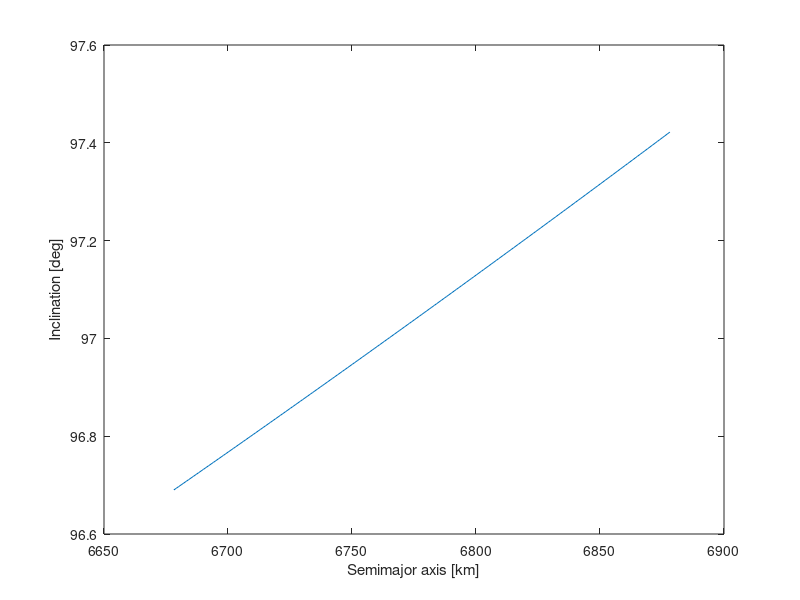
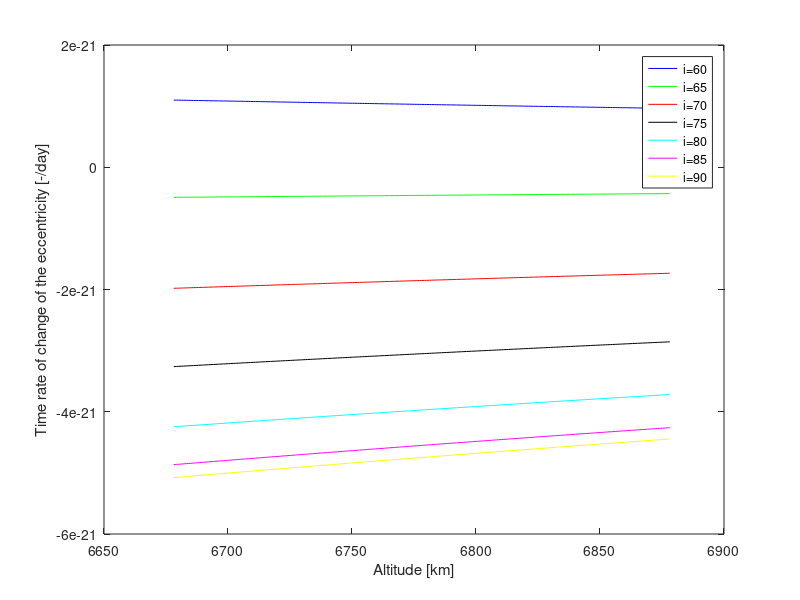
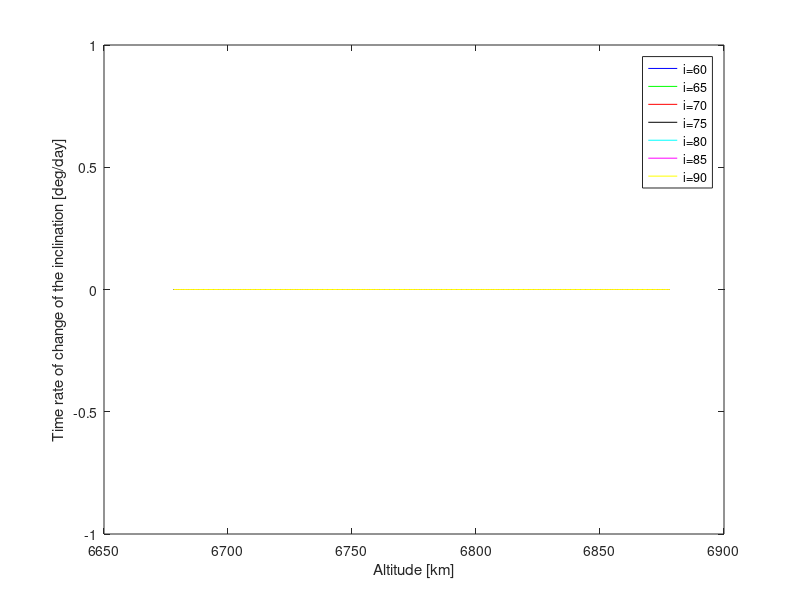
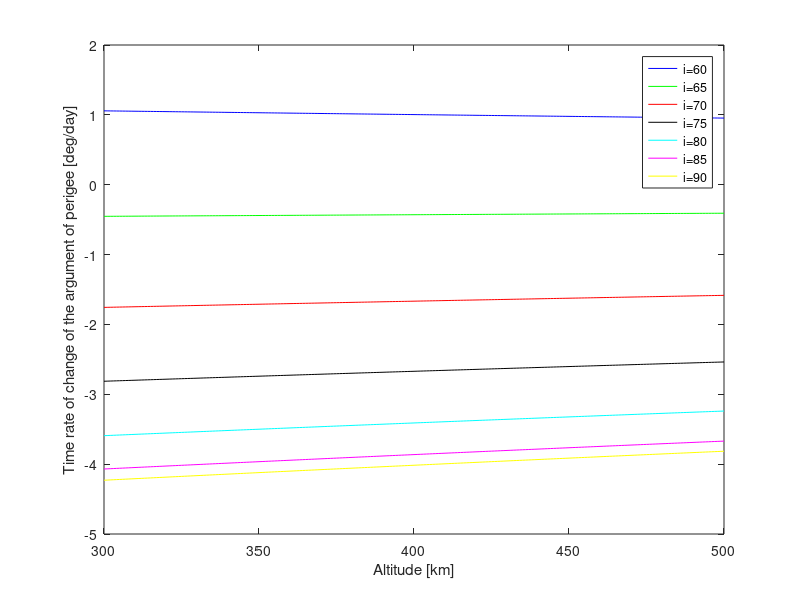

MATLAB code for these plots, in order:
close all;
clear all;
clc;

%Constants
e = 0.0000;
J2 = 0.001082645;
J3 = -0.000002546;
YearSid = 365.256363004;
DaySid = 86164.09053083288;
rEarth = 6378.13649;
omegaEarth = (2*pi)/DaySid;
nEarth = (2*pi)/(DaySid*YearSid);
mu = 398600.4418;

omega = 90*(pi/180);

%Define mean motion
n = @(a) sqrt(mu./a.^3);

%Define p
p = @(a) a*(1-e^2);

%Initial mean anomaly
M0 = @(a,i) 0.75*J2*(rEarth./p(a)).^2*sqrt(1-e^2).*(3*cos(i(a)).^2-1);

%Time derivative mean anomaly
Mdot = @(a,i) n(a).*(1+0.75*J2*(rEarth./p(a)).^2*sqrt(1-e^2).*(3*cos(i(a)).^2-1));

%Define the time rate of change of the argument of perigee
omegaDot = @(a,i,omega) ((3*J2.*n(a))/(1-(e^2))^2).* (rEarth./a).^2.* (1-1.25.*sin(i(a)).^2).* (1 + (J3/(2*J2*(1-e^2))).* (rEarth./a).* ((sin(i(a)).^2 -e^2.*cos(i(a)).^2)./sin(i(a)))* (sin(omega)/e));

%Calculate the nodal period
% Tomega = @(a,i,omega) ((2*pi)./(n(a)+M0(a,i)+omegaDot(a,i,omega)));

%Calculate OmegaDot
OmegaDot = @(a,i) (-3/2).*J2.*(rEarth./p(a)).^2.*cos(i(a)).*n(a);

%Determine the angle between ascending nodes sun synchronous
% deltaLambda = @(a,i,omega) (OmegaDot(a,i)-nEarth).*Tomega(a,i,omega);

%Plot i for a given a
a = 300+rEarth:1:500+rEarth;

%% Sun synchronous orbit

i = @(a) acos(-(2*nEarth*(a.^3.5)*(1-e^2)^2)/(3*J2*rEarth^2*sqrt(mu)));

figure1 = figure('Color',[1 1 1]);
axes('Parent',figure1);
box('on');
hold on;
plot(a,i(a)*(180/pi));
xlabel('Semimajor axis [km]');
ylabel('Inclination [deg]');

print -dpng 'D:\My Documents\Courses\AE3-001\Shared stuff\midTermReport\chapters\img\IncVsAlt';

%% Frozen orbit

%Repeart orbit
%KN = @(a,i,omega) (nEarth-omegaEarth)./(omegaDot(a,i(a),omega)+Mdot(a,i(a)));

i1 = 60 *(pi/180);
i2 = 65 *(pi/180);
i3 = 70 *(pi/180);
i4 = 75 *(pi/180);
i5 = 80 *(pi/180);
i6 = 85 *(pi/180);
i7 = 90 *(pi/180);
% i8 = 95 *(pi/180);
% i9 = 100 *(pi/180);

%asd;lf
eDot = @(a,i,omega) (3/2)*((J3*rEarth^3)./p(a).^3)*(1-e^2).*n(a).*sin(i).*cos(omega).*((5/4)*sin(i)^2-1);

%alsdjf
iDot = @(a,i,omega) (3/2)*((J3.*n(a))./(1-e^2)^3).*(rEarth./a).^3.*e.*cos(i).*cos(omega).*((5/4)*sin(i)^2-1);

figure2 = figure('Color',[1 1 1]);
axes('Parent',figure2);
box('on');
hold on;
plot(a,eDot(a,i1,omega)*DaySid,'b');
plot(a,eDot(a,i2,omega)*DaySid,'g');
plot(a,eDot(a,i3,omega)*DaySid,'r');
plot(a,eDot(a,i4,omega)*DaySid,'k');
plot(a,eDot(a,i5,omega)*DaySid,'c');
plot(a,eDot(a,i6,omega)*DaySid,'m');
plot(a,eDot(a,i7,omega)*DaySid,'y');
% plot(a,eDot(a,i8,omega)*DaySid,'b--');
% plot(a,eDot(a,i9,omega)*DaySid,'g--');
xlabel('Altitude [km]');
ylabel('Time rate of change of the eccentricity [-/day]');
legend('i=60','i=65','i=70','i=75','i=80','i=85','i=90');
print -dpng 'D:\My Documents\Courses\AE3-001\Shared stuff\midTermReport\chapters\img\AltVsEdot';

figure3 = figure('Color',[1 1 1]);
axes('Parent',figure3);
box('on');
hold on;
plot(a,(180/pi)*iDot(a,i1,omega)*DaySid,'b');
plot(a,(180/pi)*iDot(a,i2,omega)*DaySid,'g');
plot(a,(180/pi)*iDot(a,i3,omega)*DaySid,'r');
plot(a,(180/pi)*iDot(a,i4,omega)*DaySid,'k');
plot(a,(180/pi)*iDot(a,i5,omega)*DaySid,'c');
plot(a,(180/pi)*iDot(a,i6,omega)*DaySid,'m');
plot(a,(180/pi)*iDot(a,i7,omega)*DaySid,'y');
% plot(a,(180/pi)*iDot(a,i8,omega)*DaySid,'b--');
% plot(a,(180/pi)*iDot(a,i9,omega)*DaySid,'g--');
xlabel('Altitude [km]');
ylabel('Time rate of change of the inclination [deg/day]');
legend('i=60','i=65','i=70','i=75','i=80','i=85','i=90');

print -dpng 'D:\My Documents\Courses\AE3-001\Shared stuff\midTermReport\chapters\img\AltVsIdot';

%a;ldsjf;
omegaDot = @(a,i,omega) ((3*J2.*n(a))/(1-e^2)^2).* (rEarth./a).^2.* (1-(5/4).*sin(i).^2);

figure4 = figure('Color',[1 1 1]);
axes('Parent',figure4);
box('on');
hold on;
plot(a-rEarth,(180/pi)*omegaDot(a,i1,omega)*DaySid,'b');
%omegaDot = @(a,i,omega) ((3*J2.*n(a))/(1-e^2)^2).* (rEarth./a).^2.* (1-(5/4).*sin(i).^2).* (1 + (J3/(2*J2*(1-e^2))).* (rEarth./a).* ((sin(i).^2-(e*cos(i)).^2)./sin(i))* (sin(omega)/e));
plot(a-rEarth,(180/pi)*omegaDot(a,i2,omega)*DaySid,'g');
plot(a-rEarth,(180/pi)*omegaDot(a,i3,omega)*DaySid,'r');
plot(a-rEarth,(180/pi)*omegaDot(a,i4,omega)*DaySid,'k');
plot(a-rEarth,(180/pi)*omegaDot(a,i5,omega)*DaySid,'c');
plot(a-rEarth,(180/pi)*omegaDot(a,i6,omega)*DaySid,'m');
plot(a-rEarth,(180/pi)*omegaDot(a,i7,omega)*DaySid,'y');
% plot(a-rEarth,(180/pi)*omegaDot(a,i8,omega)*DaySid,'b--');
% plot(a-rEarth,(180/pi)*omegaDot(a,i9,omega)*DaySid,'g--');
xlabel('Altitude [km]');
ylabel('Time rate of change of the argument of perigee [deg/day]');
legend('i=60','i=65','i=70','i=75','i=80','i=85','i=90');

print -dpng 'D:\My Documents\Courses\AE3-001\Shared stuff\midTermReport\chapters\img\AltVsOmdot';